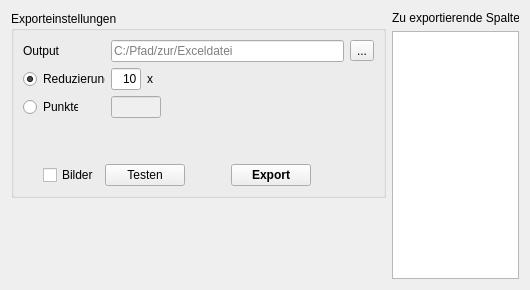
          <widget class="QWidget" name="scrollAreaWidgetContents_6">
           <property name="geometry">
            <rect>
             <x>0</x>
             <y>0</y>
             <width>530</width>
             <height>290</height>
            </rect>
           </property>
           <layout class="QHBoxLayout" name="horizontalLayout_9">
            <item>
             <layout class="QHBoxLayout" name="horizontalLayout_7">
              <property name="rightMargin">
               <number>0</number>
              </property>
              <item>
               <layout class="QVBoxLayout" name="verticalLayout_11">
                <property name="leftMargin">
                 <number>0</number>
                </property>
                <property name="bottomMargin">
                 <number>0</number>
                </property>
                <item>
                 <widget class="QGroupBox" name="groupBox_7">
                  <property name="sizePolicy">
                   <sizepolicy hsizetype="Expanding" vsizetype="Preferred">
                    <horstretch>0</horstretch>
                    <verstretch>0</verstretch>
                   </sizepolicy>
                  </property>
                  <property name="minimumSize">
                   <size>
                    <width>0</width>
                    <height>0</height>
                   </size>
                  </property>
                  <property name="font">
                   <font>
                    <weight>50</weight>
                    <bold>false</bold>
                   </font>
                  </property>
                  <property name="toolTip">
                   <string>&lt;html&gt;&lt;head/&gt;&lt;body&gt;&lt;p&gt;In diesem Dialog werden Einstellungen zum Export der Excel-Datei getroffen.&lt;/p&gt;&lt;/body&gt;&lt;/html&gt;</string>
                  </property>
                  <property name="title">
                   <string>Exporteinstellungen</string>
                  </property>
                  <layout class="QHBoxLayout" name="horizontalLayout_8">
                   <item>
                    <layout class="QVBoxLayout" name="verticalLayout_20">
                     <property name="leftMargin">
                      <number>0</number>
                     </property>
                     <property name="topMargin">
                      <number>0</number>
                     </property>
                     <item>
                      <layout class="QGridLayout" name="gridLayout_16">
                       <item row="0" column="2" alignment="Qt::AlignLeft">
                        <widget class="QToolButton" name="tool_output_file">
                         <property name="text">
                          <string>...</string>
                         </property>
                        </widget>
                       </item>
                       <item row="1" column="0" alignment="Qt::AlignLeft">
                        <widget class="QRadioButton" name="rb_export_red">
                         <property name="sizePolicy">
                          <sizepolicy hsizetype="Maximum" vsizetype="Fixed">
                           <horstretch>0</horstretch>
                           <verstretch>0</verstretch>
                          </sizepolicy>
                         </property>
                         <property name="maximumSize">
                          <size>
                           <width>82</width>
                           <height>16777215</height>
                          </size>
                         </property>
                         <property name="text">
                          <string>Reduzierung</string>
                         </property>
                         <property name="checked">
                          <bool>true</bool>
                         </property>
                        </widget>
                       </item>
                       <item row="0" column="0" alignment="Qt::AlignLeft">
                        <widget class="QLabel" name="lab_output_2">
                         <property name="sizePolicy">
                          <sizepolicy hsizetype="Maximum" vsizetype="Preferred">
                           <horstretch>0</horstretch>
                           <verstretch>0</verstretch>
                          </sizepolicy>
                         </property>
                         <property name="maximumSize">
                          <size>
                           <width>50</width>
                           <height>16777215</height>
                          </size>
                         </property>
                         <property name="text">
                          <string>Output</string>
                         </property>
                        </widget>
                       </item>
                       <item row="0" column="1">
                        <widget class="QLineEdit" name="txt_output_file">
                         <property name="sizePolicy">
                          <sizepolicy hsizetype="Expanding" vsizetype="Fixed">
                           <horstretch>0</horstretch>
                           <verstretch>0</verstretch>
                          </sizepolicy>
                         </property>
                         <property name="minimumSize">
                          <size>
                           <width>150</width>
                           <height>0</height>
                          </size>
                         </property>
                         <property name="maximumSize">
                          <size>
                           <width>1200</width>
                           <height>16777215</height>
                          </size>
                         </property>
                         <property name="toolTip">
                          <string>Pfad zum Output der Exceldaten.</string>
                         </property>
                         <property name="placeholderText">
                          <string>C:/Pfad/zur/Exceldatei</string>
                         </property>
                        </widget>
                       </item>
                       <item row="2" column="0" alignment="Qt::AlignLeft">
                        <widget class="QRadioButton" name="rb_export_n">
                         <property name="sizePolicy">
                          <sizepolicy hsizetype="Maximum" vsizetype="Fixed">
                           <horstretch>0</horstretch>
                           <verstretch>0</verstretch>
                          </sizepolicy>
                         </property>
                         <property name="maximumSize">
                          <size>
                           <width>55</width>
                           <height>16777215</height>
                          </size>
                         </property>
                         <property name="text">
                          <string>Punkte</string>
                         </property>
                        </widget>
                       </item>
                       <item row="2" column="1" alignment="Qt::AlignLeft">
                        <widget class="QLineEdit" name="txt_para_exp_n">
                         <property name="enabled">
                          <bool>false</bool>
                         </property>
                         <property name="sizePolicy">
                          <sizepolicy hsizetype="Maximum" vsizetype="Fixed">
                           <horstretch>0</horstretch>
                           <verstretch>0</verstretch>
                          </sizepolicy>
                         </property>
                         <property name="maximumSize">
                          <size>
                           <width>50</width>
                           <height>16777215</height>
                          </size>
                         </property>
                         <property name="toolTip">
                          <string>Es werden x Punkte in die Exceldatei geschrieben.</string>
                         </property>
                         <property name="alignment">
                          <set>Qt::AlignRight|Qt::AlignTrailing|Qt::AlignVCenter</set>
                         </property>
                        </widget>
                       </item>
                       <item row="1" column="1">
                        <layout class="QHBoxLayout" name="horizontalLayout_20">
                         <item alignment="Qt::AlignLeft">
                          <widget class="QLineEdit" name="txt_para_exp_red">
                           <property name="sizePolicy">
                            <sizepolicy hsizetype="Maximum" vsizetype="Fixed">
                             <horstretch>0</horstretch>
                             <verstretch>0</verstretch>
                            </sizepolicy>
                           </property>
                           <property name="maximumSize">
                            <size>
                             <width>30</width>
                             <height>16777215</height>
                            </size>
                           </property>
                           <property name="toolTip">
                            <string>Es wird nur jeder x-te Punkt in die Exceldatei geschrieben.</string>
                           </property>
                           <property name="text">
                            <string>10</string>
                           </property>
                           <property name="alignment">
                            <set>Qt::AlignRight|Qt::AlignTrailing|Qt::AlignVCenter</set>
                           </property>
                          </widget>
                         </item>
                         <item alignment="Qt::AlignLeft">
                          <widget class="QLabel" name="lab_export_red">
                           <property name="text">
                            <string>x</string>
                           </property>
                          </widget>
                         </item>
                         <item>
                          <spacer name="horizontalSpacer_19">
                           <property name="orientation">
                            <enum>Qt::Horizontal</enum>
                           </property>
                           <property name="sizeHint" stdset="0">
                            <size>
                             <width>40</width>
                             <height>20</height>
                            </size>
                           </property>
                          </spacer>
                         </item>
                        </layout>
                       </item>
                      </layout>
                     </item>
                     <item>
                      <spacer name="verticalSpacer_7">
                       <property name="orientation">
                        <enum>Qt::Vertical</enum>
                       </property>
                       <property name="sizeHint" stdset="0">
                        <size>
                         <width>20</width>
                         <height>40</height>
                        </size>
                       </property>
                      </spacer>
                     </item>
                     <item>
                      <layout class="QHBoxLayout" name="horizontalLayout_22">
                       <property name="topMargin">
                        <number>0</number>
                       </property>
                       <item>
                        <spacer name="horizontalSpacer_21">
                         <property name="orientation">
                          <enum>Qt::Horizontal</enum>
                         </property>
                         <property name="sizeType">
                          <enum>QSizePolicy::Minimum</enum>
                         </property>
                         <property name="sizeHint" stdset="0">
                          <size>
                           <width>20</width>
                           <height>20</height>
                          </size>
                         </property>
                        </spacer>
                       </item>
                       <item>
                        <widget class="QCheckBox" name="cb_save_pic_export">
                         <property name="toolTip">
                          <string>&lt;html&gt;&lt;head/&gt;&lt;body&gt;&lt;p&gt;Aktivieren, wenn Diagramme gesichert werden sollen.&lt;/p&gt;&lt;p&gt;Falls kein Bildordner angegeben wird, erscheint Information zu Speicherort.&lt;/p&gt;&lt;/body&gt;&lt;/html&gt;</string>
                         </property>
                         <property name="text">
                          <string>Bilder</string>
                         </property>
                        </widget>
                       </item>
                       <item>
                        <widget class="QPushButton" name="but_plot_export">
                         <property name="toolTip">
                          <string>&lt;html&gt;&lt;head/&gt;&lt;body&gt;&lt;p&gt;Zeigt zwei gewünschte Spalten mit entsprechenden Ausdünnung der Messwerte an. &lt;/p&gt;&lt;/body&gt;&lt;/html&gt;</string>
                         </property>
                         <property name="text">
                          <string>Testen</string>
                         </property>
                        </widget>
                       </item>
                       <item>
                        <spacer name="horizontalSpacer_17">
                         <property name="orientation">
                          <enum>Qt::Horizontal</enum>
                         </property>
                         <property name="sizeType">
                          <enum>QSizePolicy::Fixed</enum>
                         </property>
                         <property name="sizeHint" stdset="0">
                          <size>
                           <width>40</width>
                           <height>20</height>
                          </size>
                         </property>
                        </spacer>
                       </item>
                       <item>
                        <widget class="QPushButton" name="but_export">
                         <property name="sizePolicy">
                          <sizepolicy hsizetype="Minimum" vsizetype="Fixed">
                           <horstretch>0</horstretch>
                           <verstretch>0</verstretch>
                          </sizepolicy>
                         </property>
                         <property name="font">
                          <font>
                           <weight>75</weight>
                           <bold>true</bold>
                          </font>
                         </property>
                         <property name="toolTip">
                          <string>Exportiert die ausgewählten Spalten in eine Exceldatei.</string>
                         </property>
                         <property name="text">
                          <string>Export</string>
                         </property>
                        </widget>
                       </item>
                       <item>
                        <spacer name="horizontalSpacer_22">
                         <property name="orientation">
                          <enum>Qt::Horizontal</enum>
                         </property>
                         <property name="sizeHint" stdset="0">
                          <size>
                           <width>40</width>
                           <height>20</height>
                          </size>
                         </property>
                        </spacer>
                       </item>
                      </layout>
                     </item>
                    </layout>
                   </item>
                  </layout>
                 </widget>
                </item>
                <item>
                 <spacer name="verticalSpacer_4">
                  <property name="orientation">
                   <enum>Qt::Vertical</enum>
                  </property>
                  <property name="sizeHint" stdset="0">
                   <size>
                    <width>20</width>
                    <height>40</height>
                   </size>
                  </property>
                 </spacer>
                </item>
               </layout>
              </item>
              <item>
               <layout class="QVBoxLayout" name="verticalLayout_3">
                <property name="leftMargin">
                 <number>0</number>
                </property>
                <item>
                 <widget class="QLabel" name="label">
                  <property name="sizePolicy">
                   <sizepolicy hsizetype="Minimum" vsizetype="Fixed">
                    <horstretch>0</horstretch>
                    <verstretch>0</verstretch>
                   </sizepolicy>
                  </property>
                  <property name="maximumSize">
                   <size>
                    <width>127</width>
                    <height>16777215</height>
                   </size>
                  </property>
                  <property name="text">
                   <string>Zu exportierende Spalten</string>
                  </property>
                 </widget>
                </item>
                <item>
                 <widget class="QListWidget" name="list_data">
                  <property name="sizePolicy">
                   <sizepolicy hsizetype="Minimum" vsizetype="Minimum">
                    <horstretch>0</horstretch>
                    <verstretch>0</verstretch>
                   </sizepolicy>
                  </property>
                  <property name="minimumSize">
                   <size>
                    <width>100</width>
                    <height>0</height>
                   </size>
                  </property>
                  <property name="maximumSize">
                   <size>
                    <width>150</width>
                    <height>16777215</height>
                   </size>
                  </property>
                  <property name="autoFillBackground">
                   <bool>false</bool>
                  </property>
                  <property name="frameShape">
                   <enum>QFrame::StyledPanel</enum>
                  </property>
                  <property name="sizeAdjustPolicy">
                   <enum>QAbstractScrollArea::AdjustToContents</enum>
                  </property>
                  <property name="alternatingRowColors">
                   <bool>true</bool>
                  </property>
                 </widget>
                </item>
               </layout>
              </item>
             </layout>
            </item>
           </layout>
          </widget>
